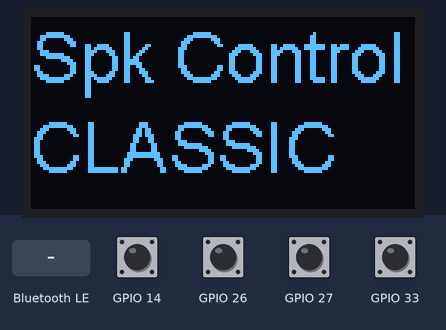
The sketch below on a simulated ESP32. Shown: 128×64 one-colour display. Inputs (shaded band) come from the test bench; at power-on: GPIO 14, GPIO 26, GPIO 27, GPIO 33 HIGH. Nothing arrives over Bluetooth unless stated; a phone connects over Bluetooth LE 3 s after start; what the sketch prints to the serial monitor is not drawn.

Above: at 1.2 s.

The sketch:

SparkControlSpoofer2.ino
```cpp
#define HELTEC
#define CLASSIC

#ifdef HELTEC
#include "heltec.h"
#endif

#ifdef CLASSIC
  #include <BLEDevice.h>
  #include <BLEServer.h>
  #include <BLEUtils.h>
  #include <BLE2902.h>
  #define CHAR_READ      BLECharacteristic::PROPERTY_READ
  #define CHAR_WRITE     BLECharacteristic::PROPERTY_WRITE
  #define CHAR_NOTIFY    BLECharacteristic::PROPERTY_NOTIFY
  #define CHAR_INDICATE  BLECharacteristic::PROPERTY_INDICATE
#else
  #include <NimBLEDevice.h>
  #define CHAR_READ      NIMBLE_PROPERTY::READ
  #define CHAR_WRITE     NIMBLE_PROPERTY::WRITE
  #define CHAR_NOTIFY    NIMBLE_PROPERTY::NOTIFY
  #define CHAR_INDICATE  NIMBLE_PROPERTY::INDICATE
#endif


//////// Server callbacks
class SCServerCallbacks: public BLEServerCallbacks {
  void onConnect(BLEServer* pServer) {
    Serial.println("Client connected");
    BLEDevice::startAdvertising();
  };
  void onDisconnect(BLEServer* pServer) {
    Serial.println("Client disconnected - start advertising");
    BLEDevice::startAdvertising();
  };
};

//////// Characteristic callbacks
class SCCharacteristicCallbacks: public BLECharacteristicCallbacks {
  void onRead(BLECharacteristic* pCharacteristic){
    Serial.print("<<<< ");
    Serial.print(pCharacteristic->getUUID().toString().c_str());
    Serial.print(": onRead(), value: ");

    int j, l;
    const char *p;
    byte b;
    l = pCharacteristic->getValue().length();
    p = pCharacteristic->getValue().c_str();
    for (j = 0; j < l; j++) {
      b = p[j];
      Serial.print(b, HEX);
      Serial.print(" ");
    }
    Serial.println();
  };
  void onWrite(BLECharacteristic* pCharacteristic) {
    Serial.print(">>>> ");
    Serial.print(pCharacteristic->getUUID().toString().c_str());
    Serial.print(": onWrite(), value: ");

    int j, l;
    const char *p;
    byte b;
    l = pCharacteristic->getValue().length();
    p = pCharacteristic->getValue().c_str();
    for (j = 0; j < l; j++) {
      b = p[j];
      Serial.print(b, HEX);
      Serial.print(" ");
    }
    Serial.println();
  };
};

static SCCharacteristicCallbacks SCchrCallbacks;

// define here so loop() can see it
BLECharacteristic* pcData1;

BLEService* newService(BLEServer *server, const char *service_UUID, int num_chars)
{
  #ifdef CLASSIC
    return server->createService(BLEUUID(service_UUID), num_chars);
  #else
    return server->createService(service_UUID);
  #endif
}


BLECharacteristic* newCharNoVal(BLEService *pService, const char *char_UUID, uint8_t properties)
{
  BLECharacteristic *pChar;

  pChar = pService->createCharacteristic(char_UUID, properties);
    pChar->setCallbacks(&SCchrCallbacks);
  #ifdef CLASSIC
    if (properties & CHAR_NOTIFY)
       pChar->addDescriptor(new BLE2902());
  #endif
  return pChar;
}


BLECharacteristic* newChar(BLEService *pService, const char *char_UUID, uint8_t properties, uint8_t *data, int data_len)
{
  BLECharacteristic *pChar;

  pChar = newCharNoVal(pService, char_UUID, properties);
  pChar->setValue(data, data_len);
  return pChar;
}


#ifdef ACTIVE_HIGH
  uint8_t logicON = HIGH;
  uint8_t logicOFF = LOW;
#else
  uint8_t logicON = LOW;
  uint8_t logicOFF = HIGH;
#endif

bool spark_box;
uint8_t dat[1];
uint8_t val[1];
uint8_t switchPins[]{33,14,27,26};  // PH EDIT
uint8_t SCswitchPins[]{33,27,14,26}; // Why is it so weird!!!
uint8_t last_switch;
uint8_t now_switch;

void setup() {
// general setup
#ifdef HELTEC
  Heltec.begin(true /*DisplayEnable Enable*/, false /*LoRa Enable*/, true /*Serial Enable*/);

  Heltec.display->setFont(ArialMT_Plain_24); // 10, 16 and 24
  Heltec.display->clear();
  Heltec.display->drawString(0, 0, "Spk Control");
  #ifdef CLASSIC
  Heltec.display->drawString(0, 30, "CLASSIC");
  #else
  Heltec.display->drawString(0, 30, "NimBLE");
  #endif
  Heltec.display->display();
#else
  Serial.begin(115200);
#endif

  Serial.println("Starting BLE Server");

//check startup buttons here and set spark_box

  spark_box = false;


// Set pushbutton inputs to pull-downs
  for (int i = 0; i < 4; i++) {
  #ifdef ACTIVE_HIGH
    pinMode(switchPins[i], INPUT_PULLDOWN);
  #else
    pinMode(switchPins[i], INPUT_PULLUP);
  #endif
  }

  if (spark_box) {

  }
  else {
    Serial.println("Spark Control emulation");

    static BLEServer* pSCServer;

    BLEDevice::init("SKC50S-4 v3.0.1 9E02");
    BLEDevice::setPower(ESP_PWR_LVL_P9); /** +9db */
    pSCServer = BLEDevice::createServer();
    pSCServer->setCallbacks(new SCServerCallbacks());
    // Device Information
    BLEService* psDevInf = newService(pSCServer, "180a", 40);
    uint8_t manuf[7]={'A', 'i', 'r', 'T', 'u', 'r', 'n'};
    BLECharacteristic* pcManufName = newChar(   psDevInf, "2a29", CHAR_READ, manuf, 7);
    uint8_t model[8]={'B','T','5','0','0','S','-','4'};
    BLECharacteristic* pcModelNumber = newChar( psDevInf, "2a24", CHAR_READ, model, 8);
    uint8_t hwrev[8]={'H','7','.','0','.','0'};
    BLECharacteristic* pcHwRev = newChar(       psDevInf, "2a27", CHAR_READ, hwrev, 6);
    uint8_t fwrev[6]={'F','3','.','0','.','1'};
    BLECharacteristic* pcFwRev = newChar(       psDevInf, "2a26", CHAR_READ, fwrev, 6);
    uint8_t serial[16]={'7','8','5','0','3','5','4','0','C','6','6','9','9','E','0','2'};
    BLECharacteristic* pcSerialNumber = newChar(psDevInf, "2a25", CHAR_READ, serial, 16);
    uint8_t systemid[8] = {0x5c, 0x2f, 0xe0, 0xfe, 0xff, 0x7f, 0xab, 0xdb};
    BLECharacteristic* pcSystemID = newChar(    psDevInf, "2a23", CHAR_READ, systemid, 8);
    uint8_t pnpid[7] = {0x01, 0x22, 0x01, 0x0b, 0x00, 0x01, 0x00};
    BLECharacteristic* pcPnPID = newChar(       psDevInf, "2a50", CHAR_READ, pnpid, 7);

    // Battery Service
    BLEService* psBat = newService(pSCServer, "180f", 40);
    val[0] = 80;
    BLECharacteristic* pcBatLvl = newChar(psBat, "2a19", CHAR_READ | CHAR_NOTIFY, val, 1);

    // Service A
    BLEService* psA = newService(pSCServer, "34452F38-9E44-46AB-B171-0CC578FEB928", 60);
    uint8_t A1[14] = {0x04, 0x00, 0x3F, 0x00, 0x3F, 0x00, 0x3F, 0x00, 0x3F, 0x00, 0x3F, 0x00, 0x83, 0x00};
    BLECharacteristic* pcA1 = newChar(psA, "CAD0C949-7DCE-4A04-9D80-E767C796B392", CHAR_READ, A1, 14);
    val[0] = 0x0F;
    BLECharacteristic* pcA2 = newChar(psA, "76E7DF30-E3AD-41B1-A05A-279C80FC7FB4", CHAR_READ, val, 1);
    val[0] = 0x00l;
    BLECharacteristic* pcA3 = newChar(psA, "CDB3A16B-02E1-4BC0-843C-665CBEB378B7", CHAR_READ, val, 1);
    uint8_t datA4[2] = {0x00, 0x01};
    BLECharacteristic* pcA4 = newChar(psA, "53EEA35F-27F1-46E4-A790-34BECD28B701", CHAR_READ | CHAR_NOTIFY, datA4, 2);
    val[0] = 0x00;
    BLECharacteristic* pcA5 = newChar(psA, "54eea35f-27f1-46e4-a790-34becd28b701", CHAR_READ | CHAR_NOTIFY, val, 1);

    // B Service
    BLEService* psB = newService(pSCServer, "6FACFE71-A4C3-4E80-BA5C-533928830727", 20);
    val[0] = 0x00;
    BLECharacteristic* pcB1 = newChar(psB, "90D9A098-9CD8-4A7A-B176-91FFE80909F2", CHAR_READ | CHAR_NOTIFY, val, 1);

    // C Service
    BLEService* psC = newService(pSCServer, "5cb68410-6774-11e4-9803-0800200c9a66", 20);
    BLECharacteristic* pcC1 = newCharNoVal(psC, "407eda40-6774-11e4-9803-0800200c9a66", CHAR_WRITE);

    // Data Service
    BLEService* psData = newService(pSCServer, "7bdb8dc0-6c95-11e3-981f-0800200c9a66", 40);
    val[0] = 0x00;
    pcData1 =                    newChar(psData, "362f71a0-6c96-11e3-981f-0800200c9a66", CHAR_READ | CHAR_NOTIFY, val, 1);
    uint8_t datData2[16] = {0x00, 0x00, 0x00, 0x00, 0x00, 0x00, 0x00, 0x00, 0x00, 0x00, 0x00, 0x00, 0x00, 0x00, 0x00, 0x00};
    BLECharacteristic* pcData2 = newChar(psData, "BD066DA4-F9EC-4F0D-A53C-1CD99147A641", CHAR_READ | CHAR_NOTIFY, datData2, 16);
    val[0] = 0x01;
    BLECharacteristic* pcData3 = newChar(psData, "85da4f4b-a2ca-4c7c-8c7d-fcd9e2daad56", CHAR_READ | CHAR_NOTIFY, val, 1);

#ifndef CLASSIC
    // E Service
    BLEService* psE = newService(pSCServer, "FE59", 20);
    BLECharacteristic* pcE1 = newCharNoVal(psE, "8ec90003-f315-4f60-9fb8-838830daea50", CHAR_WRITE | CHAR_INDICATE);

    // F Service
    BLEService* psF = newService(pSCServer, "25a22330-820f-11e3-baa7-0800200c9a66", 20);
    uint8_t datF1[12] = {0x32, 0x2c, 0x73, 0x31, 0x33, 0x32, 0x5f, 0x37, 0x2e, 0x32, 0x2e, 0x30};
    BLECharacteristic* pcF1 = newChar(psF, "ba7cc552-cc2c-404e-bf75-8778f023787d", CHAR_READ, datF1, 12);

    // G Service
    BLEService* psG = newService(pSCServer, "03b80e5a-ede8-4b33-a751-6ce34ec4c700", 20);
    BLECharacteristic* pcG1 = newCharNoVal(psG, "7772e5db-3868-4112-a1a9-f2669d106bf3", CHAR_READ | CHAR_WRITE | CHAR_NOTIFY);

    // H Service
    BLEService* psH = newService(pSCServer, "97a16290-8c08-11e3-baa8-0800200c9a66", 60);
    val[0] = 0x00;
    BLECharacteristic* pcH1 = newChar(     psH, "640c0d80-9b4f-11e3-a5e2-0800200c9a66", CHAR_READ | CHAR_WRITE, val, 1);
    val[0] = 0x00;
    BLECharacteristic* pcH2 = newChar(     psH, "49aa8950-a40d-11e3-a5e2-0800200c9a66", CHAR_READ | CHAR_WRITE, val, 1);
    BLECharacteristic* pcH3 = newCharNoVal(psH, "3673862E-780A-4936-9C56-5477A6C62B94", CHAR_READ);
    uint8_t datH4[19] = {0x05, 0x03, 0x00, 0x00, 0x00, 0x28, 0x00, 0x00, 0x00, 0x00, 0x00, 0x00, 0x00, 0x00, 0x00, 0x00, 0x00, 0x00, 0x00};
    BLECharacteristic* pcH4 = newChar(     psH, "fbeeeb29-c82a-4fb6-a5f7-aee512c93790", CHAR_READ | CHAR_WRITE, datH4, 19);
    val[0] = 0x28;
    BLECharacteristic* pcH5 = newChar(     psH, "75cbbe2f-09ec-4b34-86c4-6124c4dd68f4", CHAR_READ, val, 1);
    BLECharacteristic* pcH6 = newCharNoVal(psH, "1bcf02e0-d53e-468c-9d6d-e9251230d8c9", CHAR_READ | CHAR_WRITE);
    uint8_t datH7[2] = {0x20, 0x1c};
    BLECharacteristic* pcH7 = newChar(     psH, "7b51af7d-f28a-48be-8081-6a647e6249eb", CHAR_READ, datH7, 2);
    val[0] = 0x01;
    BLECharacteristic* pcH8 = newChar(     psH, "db3207d4-97ff-4497-ad1d-0ba1bccc56ba", CHAR_READ | CHAR_WRITE, val, 1);
    val[0] = 0x01;
    BLECharacteristic* pcH9 = newChar(     psH, "b8980e72-799c-4172-af97-46380afb068c", CHAR_READ | CHAR_WRITE, val, 1);
    uint8_t datHA[2] = {0x32, 0x00};
    BLECharacteristic* pcHA = newChar(     psH, "13252451-fc8e-46e7-8dce-c799276bd61c", CHAR_READ | CHAR_WRITE, datHA, 2);
    BLECharacteristic* pcHB = newCharNoVal(psH, "29eaf09d-996d-4d94-a989-ed320fbac5c9", CHAR_WRITE);
    BLECharacteristic* pcHC = newCharNoVal(psH, "733ee9cc-174d-452E-b45c-0402aa75ff75", CHAR_READ | CHAR_WRITE);
  #endif

    psDevInf->start();
    psBat->start();
    psA->start();
    psB->start();
    psC->start();
    psData->start();
  #ifndef CLASSIC
    psE->start();
    psF->start();
    psG->start();
    psH->start();
  #endif

    BLEAdvertising* pAdvertising = BLEDevice::getAdvertising();
    pAdvertising->addServiceUUID(psData->getUUID());

#ifdef CLASSIC
    BLEAdvertisementData oAdvertisementData  = BLEAdvertisementData();
    oAdvertisementData.setName("SKC50S-4 v3.0.1 9E02");
    uint8_t adv_data[] = {0x22, 0x01, 0x01, 0x1b};
    oAdvertisementData.setManufacturerData(std::string((char *)adv_data, 4));
    oAdvertisementData.setAppearance(960);
    pAdvertising->setAdvertisementData(oAdvertisementData);
    //pAdvertising->setScanResponseData(oAdvertisementData);
#else
    pAdvertising->setName("SKC50S-4 v3.0.1 9E02");
    uint8_t adv_data[] = {0x22, 0x01, 0x01, 0x1b};
    pAdvertising->setManufacturerData(std::string((char *)adv_data, 4));
//    pAdvertising->setAppearance(960);

    pAdvertising->setMinPreferred(0x06);
    pAdvertising->setMaxPreferred(0x12);
#endif
    pAdvertising->setScanResponse(true);
    pAdvertising->start();

    Serial.println("Ready");
    last_switch = 0;
  }
}


void loop() {
  if (spark_box) {

  }
  else {
  // Spark Control section
  // Read the switch, convert to 1, 4, 2, 8 or 0
  // Write and notify
  //    pcData1->setValue(dat, 1);
  //    pcData1->notify();

    now_switch = 0;
    for (int i = 0; i < 4; i++) {
      int v = digitalRead(SCswitchPins[i]) == logicON ? 1 : 0;
      now_switch |= (v << i);
    }
    if (now_switch != last_switch) {
      dat[0] = now_switch;
      pcData1->setValue(dat, 1);
      pcData1->notify();
      last_switch = now_switch;
      Serial.print("Switched ");
      Serial.println(now_switch);
      delay(200);
    }
  }

}
```
